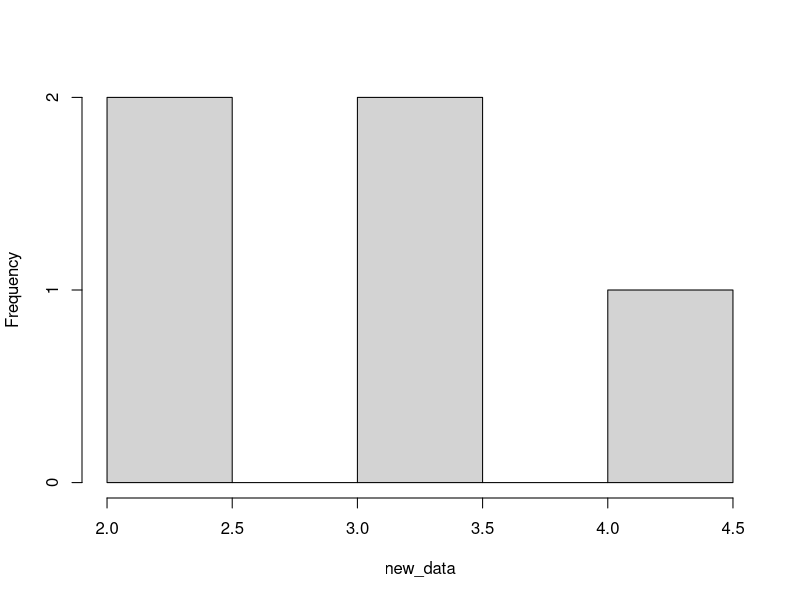
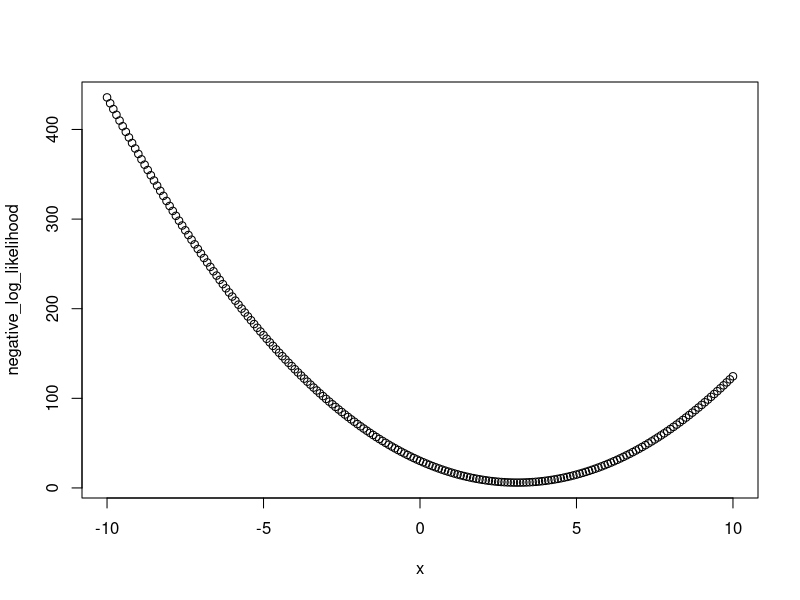
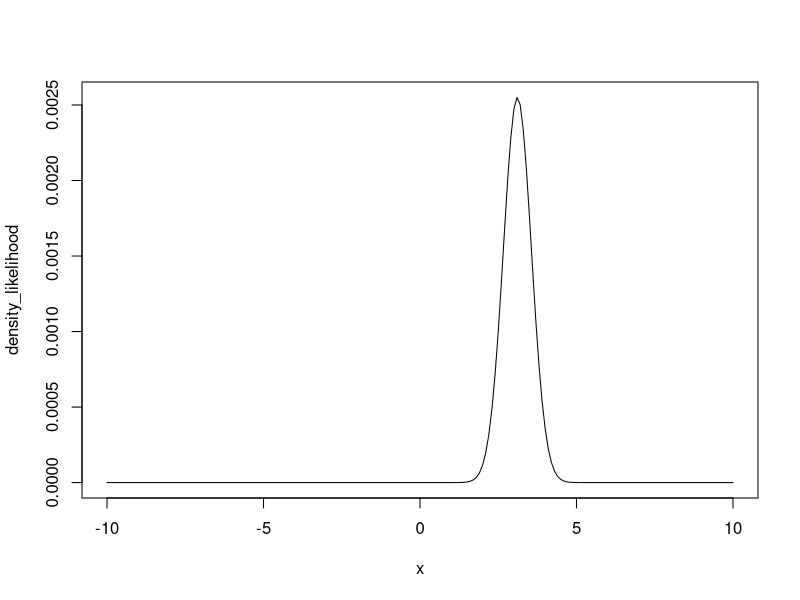
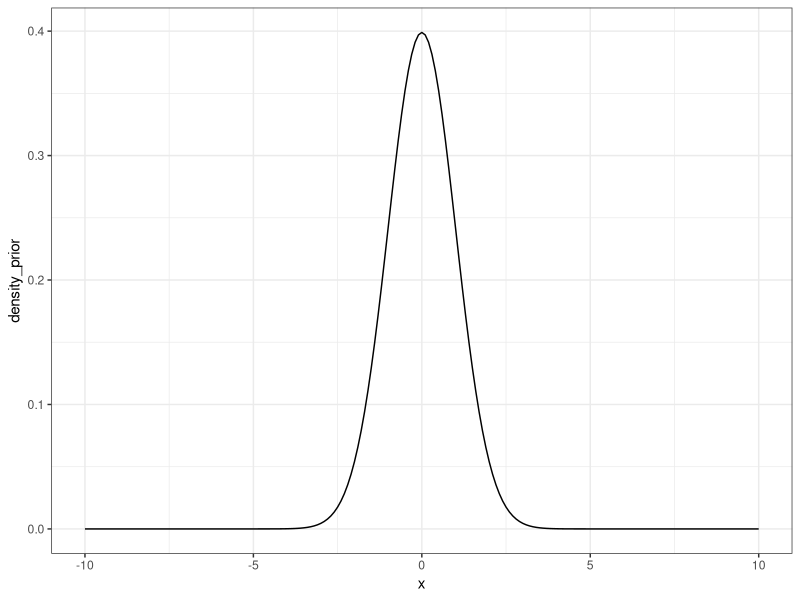
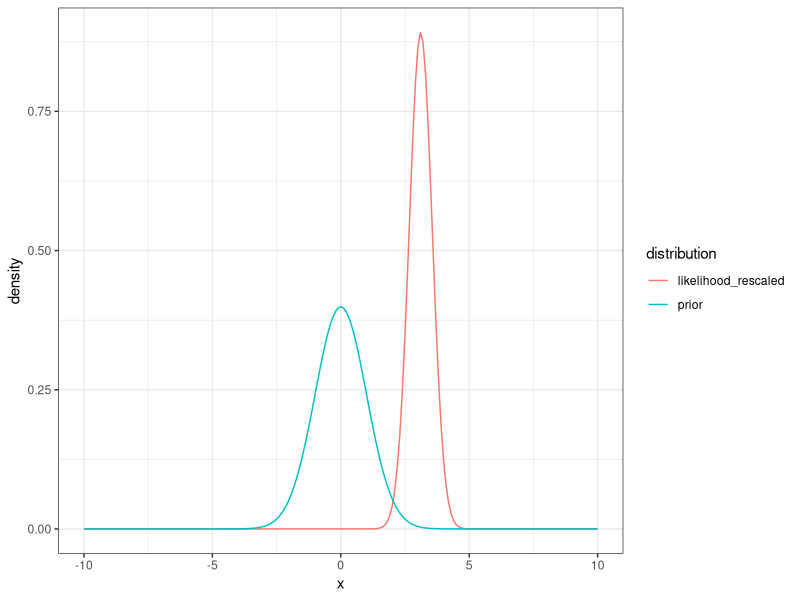
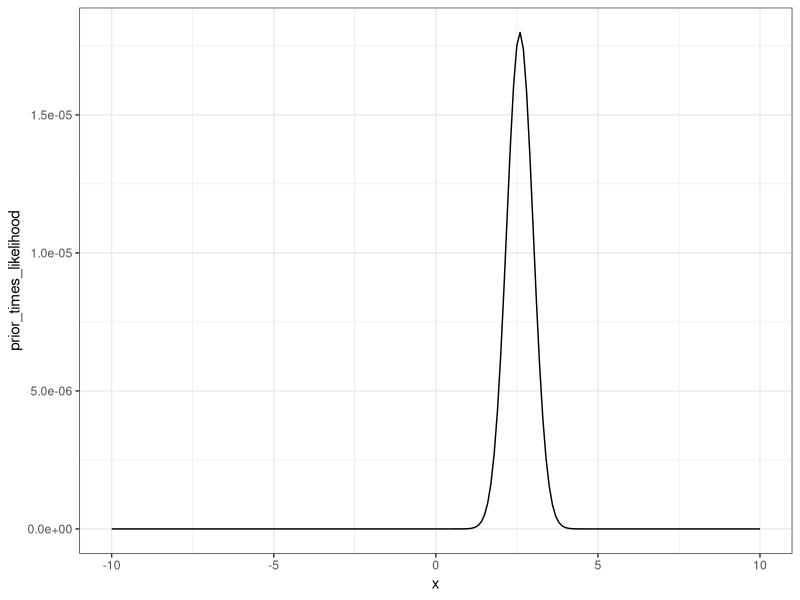
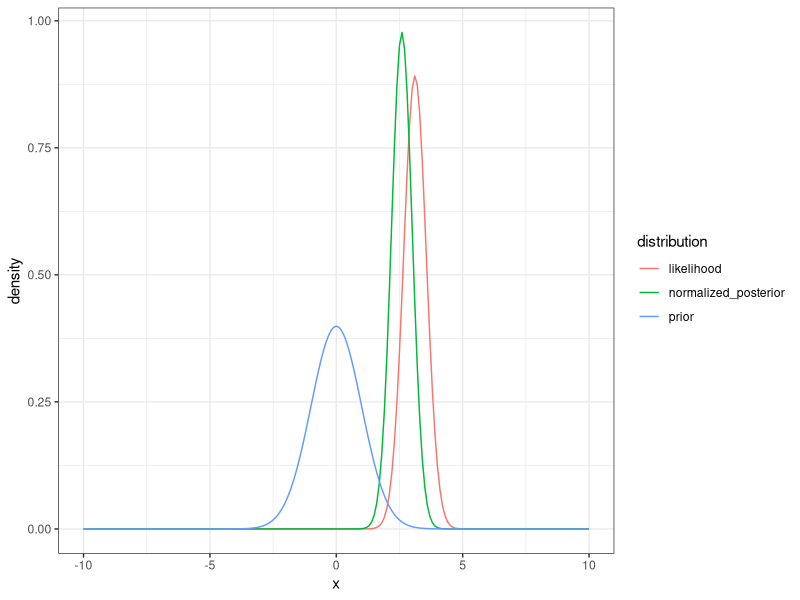
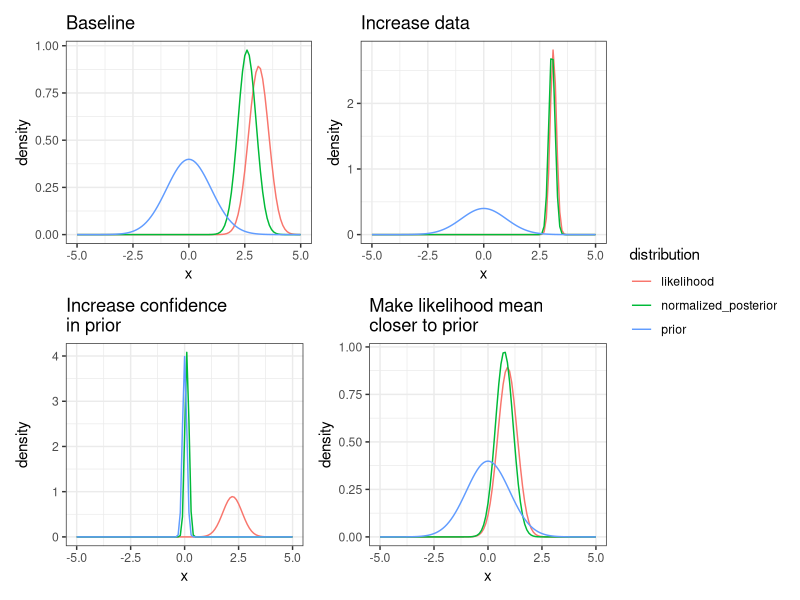

Write the R code that produced these figures, in order.
## ---- chunk 1
#| echo: FALSE
#| message: FALSE
library(tidyverse)
library(patchwork)
## ---- chunk 2
num_data_points <- 5

mean_data <- 3.0
sd_data <- 1.0
new_data <- rnorm(num_data_points, mean = mean_data, sd = sd_data)
## ---- chunk 3
#| fig-cap: Five random simples from a normal distirubtion with mean = 3 and sd = 1
#| label: fig-rnorm1
hist(new_data, main = "")
## ---- chunk 4
#DATA MODEL
delta_x <- 0.1
x <- seq(-10,10, delta_x)
negative_log_likelihood <- rep(NA,length(x))
for(i in 1:length(x)){
  negative_log_likelihood[i] <- -sum(dnorm(new_data, mean = x[i], sd = 1, log = TRUE))
}
## ---- chunk 5
#| fig-cap: Negative log likelihood curve
#| label: fig-ll-bayes
plot(x, negative_log_likelihood)
## ---- chunk 6
density_likelihood <- exp(-negative_log_likelihood)
## ---- chunk 7
#| fig-cap: likelihood curve
#| label: fig-ll2-density
plot(x, density_likelihood, type = "l")
## ---- chunk 8
likelihood_area_under_curve <- sum(density_likelihood * delta_x) #Width * Height
density_likelihood_rescaled <- density_likelihood/likelihood_area_under_curve
## ---- chunk 9
#| fig-cap: Rescale likelihood (area under curve is 1)
#| label: fig-rescaled-ll
d <- tibble(x = x,
            likelihood = density_likelihood_rescaled) |> 
ggplot(aes(x = x, y = likelihood)) +
  geom_line() +
  theme_bw()

## ---- chunk 10
mean_prior <- 0
sd_prior <- 1.0
## ---- chunk 11
density_prior <- dnorm(x, mean = mean_prior, sd = sd_prior)
## ---- chunk 12
#| fig-cap: likelihood of the x given the prior distribution
#| label: fig-prior-dens
d <- tibble(x = x,
            density_prior = density_prior)
ggplot(d, aes(x = x, y = density_prior)) +
  geom_line()  +
  theme_bw()
## ---- chunk 13
#| fig-cap: likelihood of the x given the prior distribution and likelihood of the model.
#| label: fig-prior-ll-dens
tibble(x = x,
            prior = density_prior,
            likelihood_rescaled = density_likelihood_rescaled) %>% 
  pivot_longer(cols = -x, names_to = "distribution", values_to = "density") %>% 
  mutate(distribution = factor(distribution)) %>% 
  ggplot(aes(x = x, y = density, color = distribution)) +
  geom_line()  +
  theme_bw()

## ---- chunk 14
prior_times_likelihood <- density_prior * density_likelihood
## ---- chunk 15
#| label: fig-post-unscaled
d <- tibble(x = x,
            prior_times_likelihood = prior_times_likelihood)
ggplot(d, aes(x = x, y = prior_times_likelihood)) +
  geom_line()  +
  theme_bw()
## ---- chunk 16
area_under_curve <- sum(prior_times_likelihood * delta_x)  #sum(Width * Height) = total probability of the data given all possible values of the parameter
normalized_posterior <- prior_times_likelihood / area_under_curve
## ---- chunk 17
#| fig-cap: Prior, likelihood, and posterior shown together 
#| label: fig-prior-ll-post
tibble(x = x,
       prior = density_prior,
       likelihood = density_likelihood_rescaled,
       normalized_posterior = normalized_posterior) %>% 
  pivot_longer(cols = -x, names_to = "distribution", values_to = "density") %>% 
  mutate(distribution = factor(distribution)) %>% 
  ggplot(aes(x = x, y = density, color = distribution)) +
  geom_line()  +
  theme_bw()
## ---- chunk 18
explore_senstivity <- function(num_data_points, mean_data, sd_data, mean_prior, sd_prior, title){

new_data <- rnorm(num_data_points, mean_data, sd_data)
delta_x <- 0.1
x <- seq(-5,5, delta_x)
negative_log_likelihood <- rep(NA,length(x))

#DATA MODEL
for(i in 1:length(x)){
  #Process model is that mean = x
  negative_log_likelihood[i] <- -sum(dnorm(new_data, mean = x[i], sd = 1, log = TRUE))
}

density_likelihood <- exp(-negative_log_likelihood)
likelihood_area_under_curve <- sum(density_likelihood * delta_x) #Width * Height
density_likelihood_rescaled <- density_likelihood/likelihood_area_under_curve

#Prior
density_prior <- dnorm(x, mean = mean_prior, sd = sd_prior)

#Prior x Likelihood
prior_times_likelihood <- density_prior * density_likelihood
area_under_curve <- sum(prior_times_likelihood * delta_x) #Width * Height
normalized_posterior <- prior_times_likelihood / area_under_curve

p <- tibble(x = x,
       prior = density_prior,
       likelihood = density_likelihood_rescaled,
       normalized_posterior = normalized_posterior) %>% 
  pivot_longer(cols = -x, names_to = "distribution", values_to = "density") %>% 
  mutate(distribution = factor(distribution)) %>% 
  ggplot(aes(x = x, y = density, color = distribution)) +
  geom_line() +
  labs(title = title)  +
  theme_bw()
return(p)
}
## ---- chunk 19
#Baseline
p1 <- explore_senstivity(num_data_points = 5,
                        mean_data = 3,
                        sd_data = 2,
                        mean_prior = 0,
                        sd_prior = 1.0,
                        title = "Baseline")

#Increase confidence in prior
p2 <- explore_senstivity(num_data_points = 5,
                        mean_data = 3,
                        sd_data = 2,
                        mean_prior = 0,
                        sd_prior = 0.1,
                        title = "Increase confidence\nin prior")

#Increase number of data points
p3 <- explore_senstivity(num_data_points = 50,
                        mean_data = 3,
                        sd_data = 2,
                        mean_prior = 0,
                        sd_prior = 1.0,
                        title = "Increase data")

#Make likelihood mean closer to prior
p4 <- explore_senstivity(num_data_points = 5,
                        mean_data = 0,
                        sd_data = 2,
                        mean_prior = 0,
                        sd_prior = 1.0,
                        title = "Make likelihood mean\ncloser to prior")

## ---- chunk 20
#| echo: false
#| fig-cap: Senstivity of posteriors to different data and prior scenarios
#| label: fig-post-sens
(p1 + p3) / (p2 + p4) + plot_layout(guides = "collect")  
## ---- chunk 21
set.seed(100)
num_data_points <- 10
par1_true <- 3
sd_data <- 0.5
x <- runif(num_data_points, 0, 10)
par_true <- c(par1_true, 0.5)
y_true <- par_true[1] * (x / (x + par_true[2]))
y <- rnorm(length(y_true), mean = y_true, sd = sd_data)
## ---- chunk 22
plot(x, y, ylim = c(0, par1_true + 2))
## ---- chunk 23
mean_prior <- 1.0
sd_prior <- 0.5
## ---- chunk 24
delta_par1 <- 0.1
par1 <- seq(-3,10, delta_par1)
negative_log_likelihood <- rep(NA,length(par1))
for(i in 1:length(par1)){
  #Process model
  pred <- par1[i] * (x / (x + par_true[2]))
  #Data model
  negative_log_likelihood[i] <- -sum(dnorm(y, mean = pred, sd = sd_data, log = TRUE))
}

density_likelihood <- exp(-negative_log_likelihood)
likelihood_area_under_curve <- sum(density_likelihood * delta_par1) #Width * Height
density_likelihood_rescaled <- density_likelihood/likelihood_area_under_curve

#Priors
density_prior <- dnorm(par1, mean = mean_prior, sd = sd_prior)
prior_times_likelihood <- density_prior * density_likelihood
area_under_curve <- sum(prior_times_likelihood * delta_par1) #Width * Height
normalized_posterior <- prior_times_likelihood / area_under_curve
## ---- chunk 25
tibble(par1 = par1,
       prior = density_prior,
       likelihood = density_likelihood_rescaled,
       normalized_posterior = normalized_posterior) %>% 
  pivot_longer(cols = -par1, names_to = "distribution", values_to = "density") %>% 
  mutate(distribution = factor(distribution)) %>% 
  ggplot(aes(x = par1, y = density, color = distribution)) +
  geom_line()  +
  theme_bw()
## ---- chunk 26
par1_mle <- par1[which.max(density_likelihood)]
par1_post <- par1[which.max(normalized_posterior)]

d <- tibble(x = seq(0,10, 0.1),
            prior = mean_prior * (x / (x + par_true[2])),
            likelihood = par1_mle * (x / (x + par_true[2])),
            posterior = par1_post * (x / (x + par_true[2]))) %>% 
  pivot_longer(cols = -x, names_to = "distribution", values_to = "prediction") %>% 
  mutate(distribution = factor(distribution))
## ---- chunk 27
ggplot(d, aes(x = x, y = prediction, col = distribution)) +
  geom_line() +
  labs(y = "M-M model prediction (process model)")  +
  theme_bw()
## ---- chunk 28
num_data_points <- 10
par1_true <- 3
sd_data <- 0.5
x <- runif(num_data_points, 0, 10)
par_true <- c(par1_true, 0.5)
y_true <- par_true[1] * (x / (x + par_true[2]))
y <- rnorm(length(y_true), mean = y_true, sd = sd_data)
## ---- chunk 29
plot(x, y, ylim = c(0, par1_true + 2))
## ---- chunk 30
#Initialize chain
num_iter <- 5000
pars <- array(NA, dim = c(num_iter))
pars[1] <- 2
log_prob_current <- -10000000000
prob_current <- exp(log_prob_current)
jump <- 0.1

mean_prior <- 1.0
sd_prior <- 0.5

for(i in 2:num_iter){
  
  #Randomly select new parameter values
  proposed_pars <- rnorm(1, pars[i - 1], jump)
  
    
  #PRIORS: how likely is the proposed value given the prior distribution?
  prior <- dnorm(proposed_pars, mean = mean_prior, sd = sd_prior)

  #PROCESS MODEL: Use new parameter values in the process model
  pred <- proposed_pars * (x / (x + par_true[2]))

  #DATA MODEL: how likely is the data given the proposed parameter?
  #We are multiplying here
  likelihood <- prod(dnorm(y, mean = pred, sd = sd_data))
  
  #Combine the prior and likelihood
  #remember that you multiply probabilities which mean you can add log(probability)
  prob_proposed <- prior * likelihood
  
  z <- (prob_proposed/prob_current)
  
  #Now pick a random number between 0 and 1
  r <- runif(1, 0, 1)
  
  #If z > r then accept the new parameters
  #Note: this will always happen if the new parameters are more likely than
  #the old parameters z > 1 means than z is always > r no matter what value of
  #r is chosen.  However it will accept worse parameter sets (P_new is less
  #likely then P_old - i.e., z < 1) in proportion to how much worse it is
  #For example: if z = 0.9 and then any random number drawn by runif that is
  #less than 0.90 will result in accepting the worse values (i.e., the slightly
  #worse values will be accepted a lot of the time).  In contrast, if z = 0.01
  #(i.e., the new parameters are much much worse), then they can still be accepted
  #but much more rarely because random r values of < 0.1 occur more rarely
  if(z > r){
    pars[i] <- proposed_pars
    prob_current <- prob_proposed
  }else{
    pars[i] <- pars[i - 1]
    prob_current <- prob_current #this calculation isn't necessary but is here to show you the logic
  }
}
## ---- chunk 31
#| warning: FALSE
d <- tibble(iter = 1:num_iter,
       par1 = pars)

p1 <-  ggplot(d, aes(x = iter, y = par1)) +
  geom_line()  +
  theme_bw()

p2 <- ggplot(d, aes(x = par1)) +
  geom_histogram() +
  theme_bw()

p1 | p2
## ---- chunk 32
#| warning: FALSE

nburn <- 100
d_burn <- tibble(iter = nburn:num_iter,
       par1 = pars[nburn:num_iter])
## ---- chunk 33
#| warning: FALSE
p1 <-  ggplot(d_burn, aes(x = iter, y = par1)) +
  geom_line() +
  theme_bw()

p2 <- ggplot(d_burn, aes(x = par1)) +
  geom_histogram() +
  theme_bw()

p1 | p2
## ---- chunk 34
par_post_burn <- pars[nburn:num_iter]

#Mean
mean(par_post_burn)
#sd
sd(par_post_burn)
#Quantiles
quantile(par_post_burn, c(0.025, 0.5,0.975))
## ---- chunk 35
num_samples <- 100
sample_index <- sample(x = 1:length(par_post_burn), size = num_samples, replace = TRUE)
random_draws <- par_post_burn[sample_index]
## ---- chunk 36
hist(random_draws)
## ---- chunk 37
num_samples <- 1000
x_new = x
pred_posterior_mean <- matrix(NA, num_samples, length(x_new))   # storage for all simulations
y_posterior <- matrix(NA, num_samples, length(x_new)) 

for(i in 1:num_samples){
  sample_index <- sample(x = 1:length(pars), size = 1, replace = TRUE)
  pred_posterior_mean[i, ] <- pars[sample_index] * (x_new / (x_new + par_true[2]))
  y_posterior[i, ] <- rnorm(length(x_new), pred_posterior_mean[i, ], sd = sd_data)
  
}
n.stats.y <- apply(y_posterior, 2, quantile, c(0.025, 0.5, 0.975))
n.stats.y.mean <- apply(y_posterior, 2, mean)

n.stats.mean <- apply(pred_posterior_mean, 2, quantile, c(0.025, 0.5, 0.975))

d <- tibble(x = x_new,
            median = n.stats.y.mean,
            lower95_y = n.stats.y[1, ],
            upper95_y = n.stats.y[3, ],
            lower95_mean = n.stats.mean[1, ],
            upper95_mean = n.stats.mean[3, ],
            obs = y)
## ---- chunk 38
ggplot(d, aes(x = x)) +
  geom_ribbon(aes(ymin = lower95_y, ymax = upper95_y), fill = "lightblue", alpha = 0.5) +
    geom_ribbon(aes(ymin = lower95_mean, ymax = upper95_mean), fill = "pink", alpha = 0.5) +
  geom_line(aes(y = median)) +
  geom_point(aes(y = obs)) +
  labs(y = "M-M Prediction")  +
  theme_bw()
